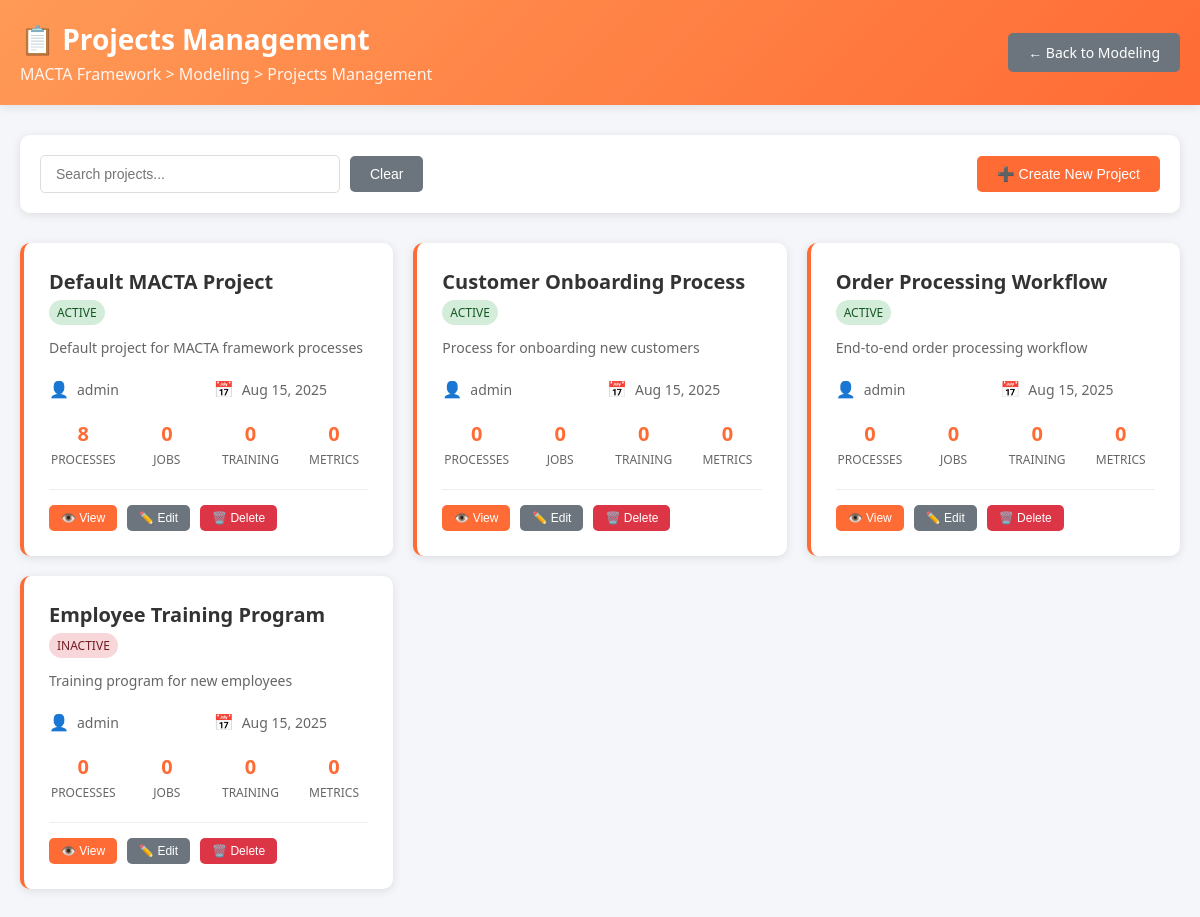
Screenshot of /modules/M/projects.php with the database file from the repository.
### tables this page shows
CREATE TABLE `projects` (
  `id` int NOT NULL,
  `name` varchar(100) NOT NULL,
  `description` text,
  `client_id` int DEFAULT NULL,
  `status` enum('active','inactive','completed') DEFAULT 'active',
  `created_at` timestamp NULL DEFAULT CURRENT_TIMESTAMP,
  `updated_at` timestamp NULL DEFAULT CURRENT_TIMESTAMP ON UPDATE CURRENT_TIMESTAMP
);

CREATE TABLE `users` (
  `id` int NOT NULL,
  `username` varchar(50) NOT NULL,
  `email` varchar(100) NOT NULL,
  `password` varchar(255) NOT NULL,
  `role` enum('admin','user','client') DEFAULT 'user',
  `created_at` timestamp NULL DEFAULT CURRENT_TIMESTAMP,
  `updated_at` timestamp NULL DEFAULT CURRENT_TIMESTAMP ON UPDATE CURRENT_TIMESTAMP
);

### modules/M/projects.php (the view, shortened to what this page needs)
<?php
$db = new Database();
$conn = $db->getConnection();
try {
    $stmt = $conn->prepare("
        SELECT p.*, u.username as client_name,
               (SELECT COUNT(*) FROM process_models pm WHERE pm.project_id = p.id) as process_count,
               (SELECT COUNT(*) FROM job_descriptions jd WHERE jd.project_id = p.id) as job_count,
               (SELECT COUNT(*) FROM training_programs tp WHERE tp.project_id = p.id) as training_count,
               (SELECT COUNT(*) FROM metrics m WHERE m.project_id = p.id) as metrics_count
        FROM projects p
        LEFT JOIN users u ON p.client_id = u.id
        ORDER BY p.updated_at DESC, p.created_at DESC
    ");
    $stmt->execute();
    $projects = $stmt->fetchAll(PDO::FETCH_ASSOC);
} catch (PDOException $e) {
    error_log("Error loading projects: " . $e->getMessage());
    $projects = [];
}
?>
<!DOCTYPE html>
<html lang="en">
<head>
</head>
<body>
    <div class="header">
        <div class="header-content">
            <div>
                <h1>📋 Projects Management</h1>
                <div class="breadcrumb">
                    <a href="../../index.php">MACTA Framework</a> >
                    <a href="index.php">Modeling</a> >
                    Projects Management
                </div>
            </div>
            <a href="index.php" class="btn btn-secondary">← Back to Modeling</a>
        </div>
    </div>
    <div class="container">
        <div class="toolbar">
            <div class="search-box">
                <input type="text" id="searchInput" placeholder="Search projects..." onkeyup="filterProjects()">
                <button class="btn btn-secondary" onclick="clearSearch()">Clear</button>
            </div>
            <button class="btn" onclick="openCreateModal()">
                ➕ Create New Project
            </button>
        </div>
        <div class="projects-grid" id="projectsGrid">
            <?php if (empty($projects)): ?>
                <div class="empty-state" style="grid-column: 1 / -1;">
                    <div class="empty-state-icon">📋</div>
                    <h3>No Projects Found</h3>
                    <p>Create your first project to get started with the MACTA Framework.</p>
                    <button class="btn" onclick="openCreateModal()" style="margin-top: 20px;">
                        Create First Project
                    </button>
                </div>
            <?php else: ?>
                <?php foreach ($projects as $project): ?>
                    <div class="project-card" data-project-name="<?php echo strtolower($project['name']); ?>">
                        <div class="project-header">
                            <div>
                                <div class="project-title"><?php echo htmlspecialchars($project['name']); ?></div>
                                <span class="project-status status-<?php echo $project['status']; ?>">
                                    <?php echo ucfirst($project['status']); ?>
                                </span>
                            </div>
                        </div>
                        <div class="project-description">
                            <?php echo htmlspecialchars($project['description'] ?: 'No description provided'); ?>
                        </div>
                        <div class="project-meta">
                            <div class="meta-item">
                                <span class="meta-icon">👤</span>
                                <span><?php echo htmlspecialchars($project['client_name'] ?: 'No client'); ?></span>
                            </div>
                            <div class="meta-item">
                                <span class="meta-icon">📅</span>
                                <span><?php echo date('M d, Y', strtotime($project['created_at'])); ?></span>
                            </div>
                        </div>
                        <div class="project-stats">
                            <div class="stat-item">
                                <span class="stat-number"><?php echo $project['process_count']; ?></span>
                                <span class="stat-label">Processes</span>
                            </div>
                            <div class="stat-item">
                                <span class="stat-number"><?php echo $project['job_count']; ?></span>
                                <span class="stat-label">Jobs</span>
                            </div>
                            <div class="stat-item">
                                <span class="stat-number"><?php echo $project['training_count']; ?></span>
                                <span class="stat-label">Training</span>
                            </div>
                            <div class="stat-item">
                                <span class="stat-number"><?php echo $project['metrics_count']; ?></span>
                                <span class="stat-label">Metrics</span>
                            </div>
                        </div>
                        <div class="project-actions">
                            <button class="btn btn-sm" onclick="viewProject(<?php echo $project['id']; ?>)">
                                👁️ View
                            </button>
                            <button class="btn btn-secondary btn-sm" onclick="editProject(<?php echo $project['id']; ?>)">
                                ✏️ Edit
                            </button>
                            <button class="btn btn-danger btn-sm" onclick="deleteProject(<?php echo $project['id']; ?>)">
                                🗑️ Delete
                            </button>
                        </div>
                    </div>
                <?php endforeach; ?>
            <?php endif; ?>
        </div>
    </div>
</body>
</html>

### modules/M/projects.php (style rules this page uses)
* { margin: 0; padding: 0; box-sizing: border-box; }
body { font-family: 'Segoe UI', Tahoma, Geneva, Verdana, sans-serif; background: #f5f6fa; min-height: 100vh; }
.header { background: linear-gradient(135deg, #ff9a56 0%, #ff6b35 100%); color: white; padding: 20px; box-shadow: 0 2px 10px rgba(0,0,0,0.1); }
.header-content { max-width: 1200px; margin: 0 auto; display: flex; justify-content: space-between; align-items: center; }
.header h1 { font-size: 28px; font-weight: bold; }
.breadcrumb { opacity: 0.9; margin-top: 5px; }
.breadcrumb a { color: white; text-decoration: none; }
.container { max-width: 1200px; margin: 0 auto; padding: 30px 20px; }
.toolbar { background: white; padding: 20px; border-radius: 10px; box-shadow: 0 2px 10px rgba(0,0,0,0.1); margin-bottom: 30px; display: flex; justify-content: space-between; align-items: center; }
.search-box { display: flex; gap: 10px; align-items: center; }
.search-box input { padding: 10px 15px; border: 1px solid #ddd; border-radius: 5px; font-size: 14px; width: 300px; }
.btn { background: #ff6b35; color: white; border: none; padding: 10px 20px; border-radius: 5px; cursor: pointer; font-weight: 500; font-size: 14px; transition: all 0.3s ease; text-decoration: none; display: inline-flex; align-items: center; gap: 8px; }
.btn-secondary { background: #6c757d; }
.btn-danger { background: #dc3545; }
.btn-sm { padding: 6px 12px; font-size: 12px; }
.projects-grid { display: grid; grid-template-columns: repeat(auto-fill, minmax(350px, 1fr)); gap: 20px; margin-bottom: 30px; }
.project-card { background: white; border-radius: 10px; padding: 25px; box-shadow: 0 2px 10px rgba(0,0,0,0.1); transition: all 0.3s ease; border-left: 4px solid #ff6b35; }
.project-header { display: flex; justify-content: space-between; align-items: flex-start; margin-bottom: 15px; }
.project-title { font-size: 20px; font-weight: bold; color: #333; margin-bottom: 5px; }
.project-status { padding: 4px 8px; border-radius: 15px; font-size: 12px; font-weight: 500; text-transform: uppercase; }
.status-active { background: #d4edda; color: #155724; }
.status-inactive { background: #f8d7da; color: #721c24; }
.project-description { color: #666; line-height: 1.5; margin-bottom: 20px; font-size: 14px; }
.project-meta { display: grid; grid-template-columns: repeat(2, 1fr); gap: 10px; margin-bottom: 20px; }
.meta-item { display: flex; align-items: center; gap: 8px; font-size: 14px; color: #666; }
.meta-icon { font-size: 16px; }
.project-stats { display: flex; gap: 15px; margin-bottom: 20px; }
.stat-item { text-align: center; flex: 1; }
.stat-number { font-size: 20px; font-weight: bold; color: #ff6b35; display: block; }
.stat-label { font-size: 12px; color: #666; text-transform: uppercase; }
.project-actions { display: flex; gap: 10px; border-top: 1px solid #eee; padding-top: 15px; }

### rows the page displays
projects: name "Default MACTA Project", status "ACTIVE", description "Default project for MACTA framework processes", client.username "admin", created_at "Aug 15, 2025", process_count "8", job_count "0", training_count "0", metrics_count "0"
projects: name "Customer Onboarding Process", status "ACTIVE", description "Process for onboarding new customers", client.username "admin", created_at "Aug 15, 2025", process_count "0", job_count "0", training_count "0", metrics_count "0"
projects: name "Order Processing Workflow", status "ACTIVE", description "End-to-end order processing workflow", client.username "admin", created_at "Aug 15, 2025", process_count "0", job_count "0", training_count "0", metrics_count "0"
projects: name "Employee Training Program", status "INACTIVE", description "Training program for new employees", client.username "admin", created_at "Aug 15, 2025", process_count "0", job_count "0", training_count "0", metrics_count "0"
